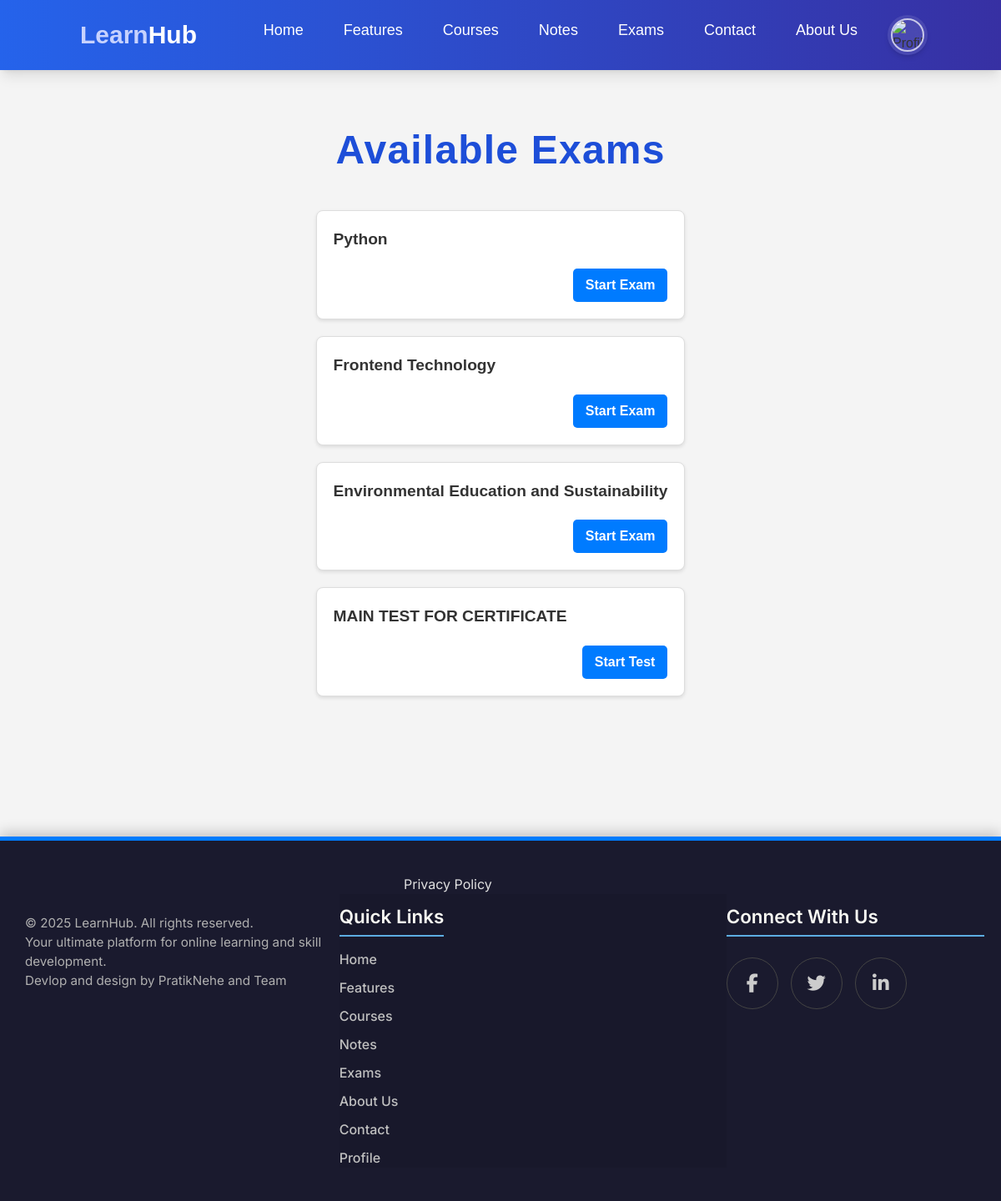
The app's page /exam/ (signed in) with its own data.
### learnapp/models.py (models this page shows, shortened)
class exam(models.Model):
    title = models.CharField(max_length=200)
    pepar = models.URLField(max_length=500)

### learnapp/views.py (the view)
# urls.py: path('exam/' ,views.exam_list , name='exam'),
@login_required(login_url='login')
def exam_list(request):
    exams = exam.objects.all()  # get all exam objects
    return render(request, 'exam_list.html', {'exams': exams})

### template/exam_list.html (shortened to what this page needs)
{% include 'nav.html' %}
<!DOCTYPE html>
<html lang="en">
<head>
</head>
<body>
    <br><br><br>
    <div class="responsive-container">
        <h1 class="text-5xl font-extrabold mb-12 text-center text-blue-700 tracking-wide">Available Exams</h1>
        <ul class="exam-list">
            {% for ex in exams %}
            <li class="liii">
                <strong>{{ ex.title }}</strong>
                <a href="{{ ex.pepar }}" target="_blank" rel="noopener noreferrer">Start Exam</a>
            </li>
            {% endfor %}
            <li class="liii">
                <strong>MAIN TEST FOR CERTIFICATE</strong>
                <a href="{% url 'quiz' %}" target="_blank" rel="noopener noreferrer">Start Test</a>
            </li>
        </ul>
    </div>
    <br><br><br><br><br><br><br>
</body>
</html>
{% include 'footer.html' %}

### static/css/nav.css (style rules this page uses)
body { margin: 0; font-family: 'Inter', sans-serif; }
a { text-decoration: none; color: white; }

### static/css/learnhub.css (style rules this page uses)
html { scroll-behavior: smooth; overflow-x: hidden; }
body { overflow-x: hidden; margin: 0; }
body { font-family: 'Inter', sans-serif; background-color: #1a59b8; }

### template/exam_list.html (style rules this page uses)
body { font-family: Arial, sans-serif; margin: 20px; background-color: #f4f4f4; color: #333; }
.responsive-container { max-width: 1200px; margin: 0 auto; padding: 0 20px; }
h1 { color: #0056b3; text-align: center; margin-bottom: 30px; font-size: 2.5rem; }
.exam-list { list-style: none; padding: 0; margin: 0; display: grid; grid-template-columns: repeat(auto-fit, minmax(280px, 1fr)); gap: 20px; }
.liii { background-color: #fff; border: 1px solid #ddd; border-radius: 8px; box-shadow: 0 2px 4px rgba(0, 0, 0, 0.1); padding: 20px; transition: transform 0.2s ease-in-out; display: flex; flex-direction: column; justify-content: space-between; }
.liii strong { font-size: 1.2em; color: #333; margin-bottom: 10px; display: block; word-wrap: break-word; }
.liii a { display: inline-block; background-color: #007bff; color: white; padding: 8px 15px; border-radius: 5px; text-decoration: none; margin-top: 10px; align-self: flex-end; white-space: nowrap; font-weight: 600; font-size: 1rem; transition: background-color 0.3s ease; }

### template/footer.html (style rules this page uses)
html, body { height: 100%; margin: 0; display: flex; flex-direction: column; }
a { all: unset; }

### records on screen
exam: title "Python"
exam: title "Frontend Technology"
exam: title "Environmental Education and Sustainability"
